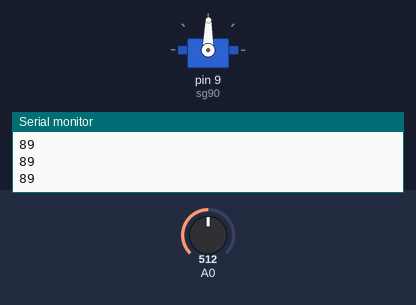
The sketch below on a simulated Arduino Uno, built with avr-gcc and run on an emulated ATmega328P. Parts: servo, the last lines printed to the serial monitor. The test bench sets the inputs (shaded band); at power-on: A0 = 512.

Above: at 1.2 s.
1.3 s: A0 set to 716
At 1.6 s:
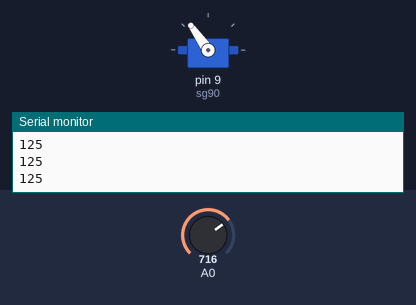
2.8 s: A0 set to 900
At 4.0 s:
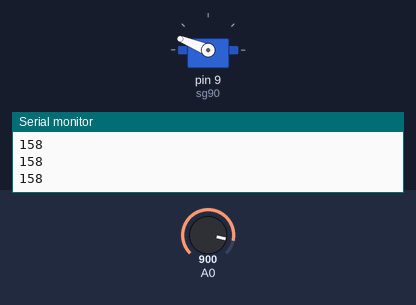
4.3 s: A0 set to 1023
At 5.1 s:
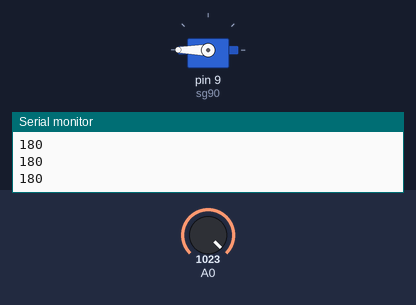
5.8 s: A0 set to 306
At 6.4 s:
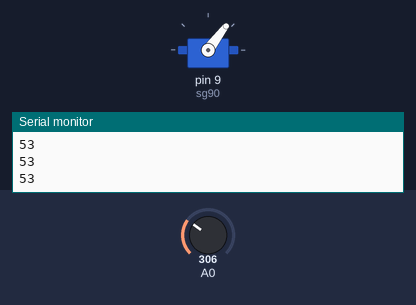
7.3 s: A0 set to 122
At 8.5 s:
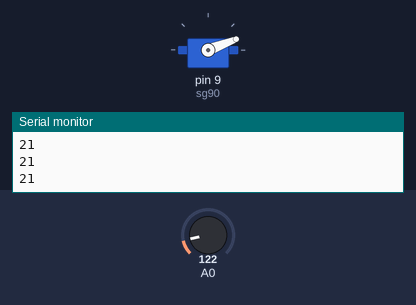
8.8 s: A0 set to 511
At 9.8 s:
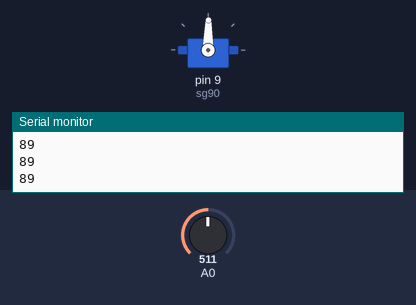
Timing chart, 0 to 11.3 s (numbered marks = the images above; inputs shaded):
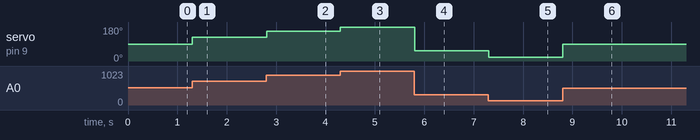

The sketch:

servo.ino
```cpp
//IEEE Giresun SB Arduino Atölyesi 10.05.2018
#include <Servo.h>
int potDeger;
Servo sg90;
void setup() {
  sg90.attach(9);
  Serial.begin(9600);
}

void loop() {
  potDeger = analogRead(A0);
  potDeger = map(potDeger, 0, 1023, 0, 255);
  potDeger = map(potDeger, 0, 255, 0, 180);
  sg90.write(potDeger);
  Serial.println(potDeger);
  delay(10);
}
```

Measured:
- after the input at 1.3 s, servo on pin 9 (sg90): 89° → 125° at once
- after the input at 2.8 s, servo on pin 9 (sg90): 125° → 158° at once
- after the input at 4.3 s, servo on pin 9 (sg90): 158° → 180° at once
- after the input at 5.8 s, servo on pin 9 (sg90): 180° → 53° at once
- after the input at 7.3 s, servo on pin 9 (sg90): 53° → 21° at once
- after the input at 8.8 s, servo on pin 9 (sg90): 21° → 89° at once
